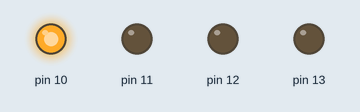
The sketch below on a simulated Arduino Uno, built with avr-gcc and run on an emulated ATmega328P. Parts: output pins drawn as LEDs (lit = HIGH).

Above: at 0.7 s.
At 5.2 s:
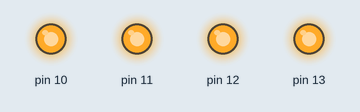
At 6.7 s:
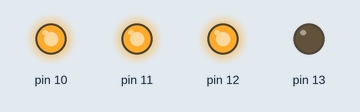
At 11.2 s:
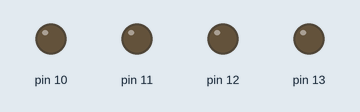
At 14.2 s:
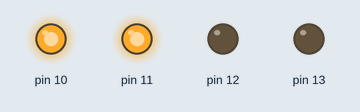
Timing chart, 0 to 15.6 s (numbered marks = the images above):
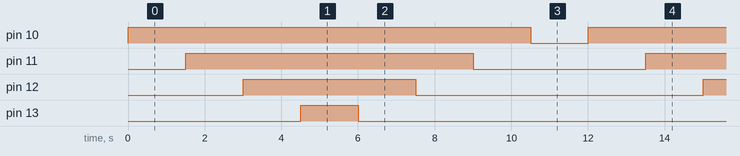

Measured:
- by itself, pin 10: alternates HIGH for 10.5 s and LOW for 1.5 s
- by itself, pin 11: alternates HIGH for 7.5 s and LOW for 4.5 s
- by itself, pin 12: alternates HIGH for 4.5 s and LOW for 7.5 s
- by itself, pin 13: alternates HIGH for 1.5 s and LOW for 10.5 s

The sketch:

pattern.ino
```cpp
void setup() {
	pinMode(10, OUTPUT);
	pinMode(11, OUTPUT);
	pinMode(12, OUTPUT);
	pinMode(13, OUTPUT);
}

void loop() {
	digitalWrite(10, HIGH);
	delay(1500);
	digitalWrite(11, HIGH);
	delay(1500);
	digitalWrite(12, HIGH);
	delay(1500);
	digitalWrite(13, HIGH);
	delay(1500);
	digitalWrite(13, LOW);
	delay(1500);
	digitalWrite(12, LOW);
	delay(1500);
	digitalWrite(11, LOW);
	delay(1500);
	digitalWrite(10, LOW);
	delay(1500);
}	
```
